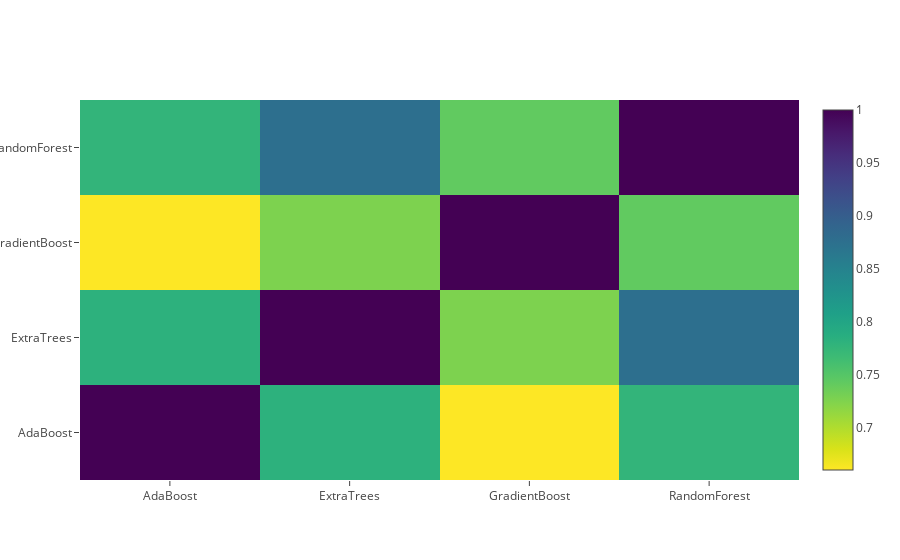

Notebook code cell kept with this figure:
### Code cell
data = [
    go.Heatmap(
        z= base_predictions_train.astype(float).corr().values ,
        x=base_predictions_train.columns.values,
        y= base_predictions_train.columns.values,
          colorscale='Viridis',
            showscale=True,
            reversescale = True
    )
]
py.iplot(data, filename='labelled-heatmap')

### Figure 1 — Plotly figure (JSON) as saved in the notebook; plotly's stock layout.template omitted (floating-point values rounded to 4 significant figures)
{"data": [{"colorscale": "Viridis", "reversescale": true, "showscale": true, "type": "heatmap", "x": ["AdaBoost", "ExtraTrees", "GradientBoost", "RandomForest"], "y": ["AdaBoost", "ExtraTrees", "GradientBoost", "RandomForest"], "z": [[1, 0.782, 0.6596, 0.7766], [0.782, 1, 0.726, 0.8757], [0.6596, 0.726, 1, 0.7419], [0.7766, 0.8757, 0.7419, 1]]}], "layout": {}}
